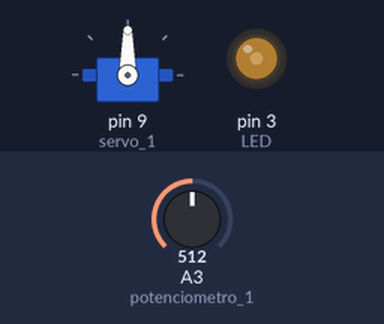
The sketch below on a simulated Arduino Uno, built with avr-gcc and run on an emulated ATmega328P. On the bench: servo, output pins drawn as LEDs (lit = HIGH). Inputs (shaded band) come from the test bench; at power-on: A3 (potenciometro_1) = 512.

Above: at 1.2 s.
1.3 s: A3 (potenciometro_1) set to 716
At 2.2 s:
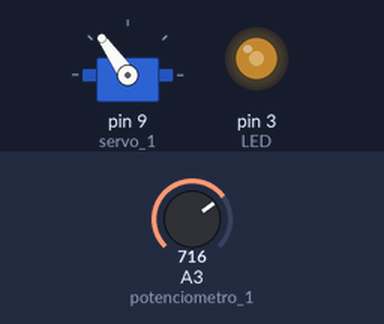
2.8 s: A3 (potenciometro_1) set to 900
At 3.4 s:
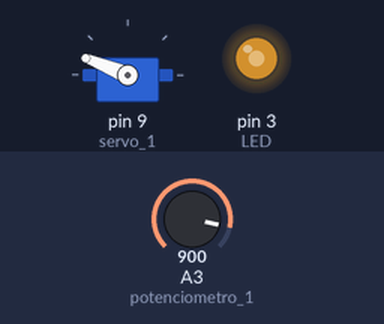
4.3 s: A3 (potenciometro_1) set to 1023
At 5.2 s:
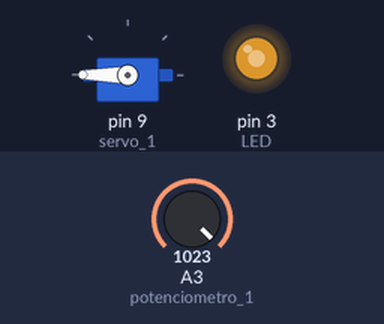
5.8 s: A3 (potenciometro_1) set to 306
At 6.5 s:
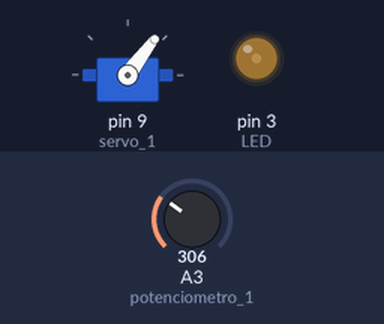
7.3 s: A3 (potenciometro_1) set to 122
At 7.8 s:
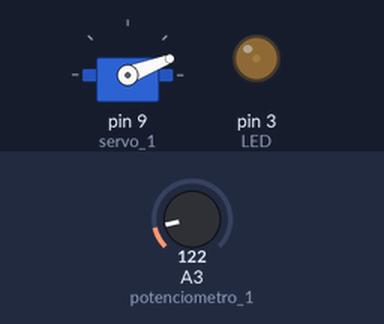
Timing chart, 0 to 9.8 s (numbered marks = the images above; inputs shaded):
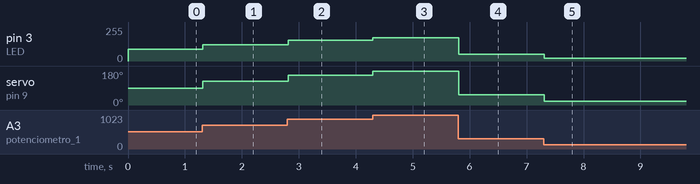

Measured:
- after the input at 1.3 s, pin 3 (LED): 87/255 → 122/255 at once; servo on pin 9 (servo_1): 90° → 125° at once
- after the input at 2.8 s, pin 3 (LED): 122/255 → 154/255 at once; servo on pin 9 (servo_1): 125° → 158° at once
- after the input at 4.3 s, pin 3 (LED): 154/255 → 175/255 at once; servo on pin 9 (servo_1): 158° → 180° at once
- after the input at 5.8 s, pin 3 (LED): 175/255 → 51/255 at once; servo on pin 9 (servo_1): 180° → 53° at once
- after the input at 7.3 s, pin 3 (LED): 51/255 → 20/255 at once; servo on pin 9 (servo_1): 53° → 21° at once

The sketch:

servomotor.ino
```cpp
#include <Servo.h>

Servo servo_1;
const int LED=3;

int pos;

int potenciometro_1 = 3;
int valor_potenciometro_1;
int valor_potenciometro_led_1;

void setup() {
  pinMode(LED,OUTPUT);

  // put your setup code here, to run once:
  servo_1.attach(9);
}

void loop() {
  // put your main code here, to run repeatedly:
  valor_potenciometro_1 = analogRead(potenciometro_1);

  //Serial.println(sensorValue);
  Serial.println(valor_potenciometro_1);

  valor_potenciometro_1 = map(valor_potenciometro_1, 0, 1023, 0, 180);

  valor_potenciometro_led_1 = map(valor_potenciometro_1, 0, 1023, 0, 1000);


  Serial.println(valor_potenciometro_1);

  servo_1.write(valor_potenciometro_1);

  Serial.println(valor_potenciometro_1);


  Serial.println(valor_potenciometro_led_1);

  //digitalWrite(LED,HIGH);
  //digitalWrite(LED,valor_potenciometro_1);
  pos = valor_potenciometro_led_1;
  analogWrite(LED,pos);
  delay(5);
  //analogWrite(LED,pos-50);


/*
for  (int i=255;i>0; i--){
analogWrite(LED,i);
delay(5);
}
*/
  delay(10);
}
```
